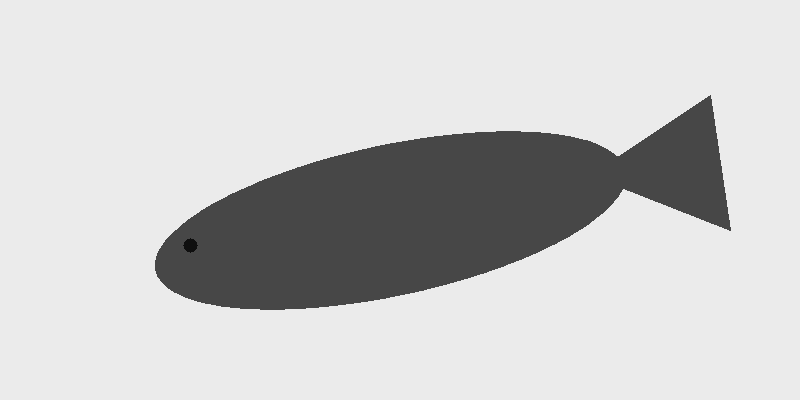
#> input picture results/demo.png/debug/02_contrast.png, 800 x 400 px
$ python -i main.py   (imports and definitions only)
#> lines starting #> are read from the running program, lines starting #| are printed output that depends on the picture; after the words box and inside, x2 and y2 are one past the last pixel; in counts of white or black regions, pixels touching at a corner belong together
#> further down, picture is the input picture: shape (400, 800); min 15, max 235, mean 201.4
"""Đo kích thước hình chiếu của một con cá trên ảnh tĩnh."""

import argparse
import csv
import math
import sys
from pathlib import Path

import cv2
import numpy as np


# [43 lines left out: functions configure_console, load_image, save_image, preprocess, not called in this run]


def segment_fish(gray, foreground="auto", morph_size=3, auto_filter_ruler=False, method="multi_otsu"):
    """Tách sáng/tối bằng Otsu đa cấp (multi_otsu) hoặc Otsu cổ điển (otsu)."""
#> called with foreground = 'auto', morph_size = 3, auto_filter_ruler = False, method = 'multi_otsu'
    th_std, mask = cv2.threshold(gray, 0, 255, cv2.THRESH_BINARY + cv2.THRESH_OTSU)
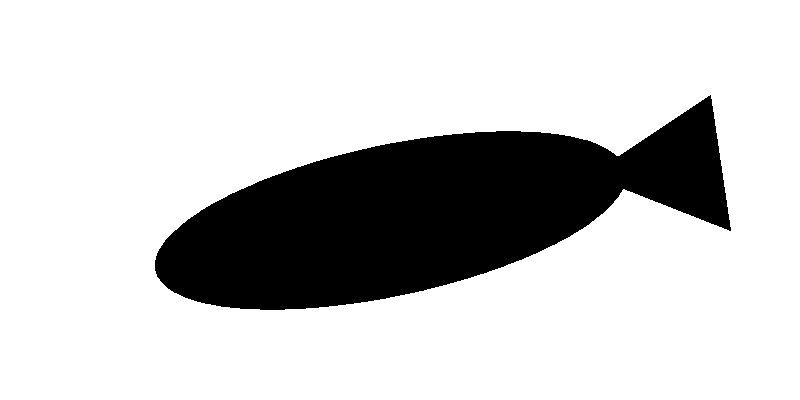
#> mask: shape (400, 800); 79.5% white; 1 black region, box (x1, y1, x2, y2) and area: (155, 95, 731, 310) 65456
#> th_std = 71
    border = np.concatenate((mask[0], mask[-1], mask[:, 0], mask[:, -1]))
#> border = 2400 values from 255 to 255
    h, w = gray.shape
#> h = 400; w = 800
    center = gray[h // 4 : 3 * h // 4, w // 4 : 3 * w // 4]
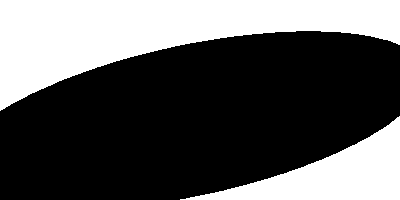
#> center: shape (200, 400); values 71 (black) and 235 (white), 35.3% white; 2 white regions, box (x1, y1, x2, y2) and area: (0, 0, 400, 111) 20992, (180, 116, 400, 200) 7238
    is_dark = foreground == "dark" or (
        foreground == "auto" and (np.mean(border) > 70 or center.mean() < gray.mean())
    )
#> is_dark = True
    if is_dark:
        mask = cv2.bitwise_not(mask)

    stages = {"04_otsu_single": mask.copy()}

    # Nếu dùng Multi-level Otsu: quét tiếp lớp tối nhất để loại trừ bóng đổ / mặt khay
    if is_dark and method == "multi_otsu":
        sub = gray[gray < th_std]
#> sub = 149 values from 15 to 15
        if len(sub) > 100:
            th_sub, _ = cv2.threshold(sub, 0, 255, cv2.THRESH_BINARY + cv2.THRESH_OTSU)
#> th_sub = 0
            if mask.mean() / 255.0 > 0.35 and th_sub > 30:
                mask = (gray < th_sub).astype(np.uint8) * 255
                stages["04b_multi_otsu"] = mask.copy()

    raw = mask.copy()
    if morph_size > 1:
        kernel = cv2.getStructuringElement(cv2.MORPH_ELLIPSE, (morph_size, morph_size))
        mask = cv2.morphologyEx(mask, cv2.MORPH_OPEN, kernel)
#> mask: shape (400, 800); 20.5% white; 1 white region, box (x1, y1, x2, y2) and area: (155, 96, 731, 310) 65453
        mask = cv2.morphologyEx(mask, cv2.MORPH_CLOSE, kernel)
    stages["05_morphology"] = mask.copy()

    if auto_filter_ruler:
        k_disc = cv2.getStructuringElement(cv2.MORPH_ELLIPSE, (7, 7))
        opened = cv2.morphologyEx(mask, cv2.MORPH_OPEN, k_disc)
        num_labels, labels, stats, centroids = cv2.connectedComponentsWithStats(opened)
        if num_labels > 1:
            best_label = 1
            best_score = -1
            for i in range(1, num_labels):
                area = stats[i, cv2.CC_STAT_AREA]
                comp_w = stats[i, cv2.CC_STAT_WIDTH]
                comp_h = stats[i, cv2.CC_STAT_HEIGHT]
                cx, cy = centroids[i]
                aspect = comp_w / max(comp_h, 1)
                if aspect > 5.0 and comp_h < 50:
                    continue
                dist_y = abs(cy - h / 2.0) / (h / 2.0)
                dist_x = abs(cx - w / 2.0) / (w / 2.0)
                score = area * (1.0 - 0.4 * dist_y) * (1.0 - 0.2 * dist_x)
                if score > best_score:
                    best_score = score
                    best_label = i

            if best_score > 0:
                seed = (labels == best_label).astype(np.uint8) * 255
                k_rec = cv2.getStructuringElement(cv2.MORPH_ELLIPSE, (9, 9))
                seed_dilated = cv2.dilate(seed, k_rec)
                mask = cv2.bitwise_and(mask, seed_dilated)
                k_close = cv2.getStructuringElement(cv2.MORPH_ELLIPSE, (11, 11))
                mask = cv2.morphologyEx(mask, cv2.MORPH_CLOSE, k_close)
                stages["06_auto_ruler_filter"] = mask.copy()

    return mask, stages


# [201 lines left out: functions find_fish_contour, calibrate_scale, measure_fish, draw_result, select_reference, process_image and 1 more, not called in this run]


# [2 lines not run here, left out]

>>> import cv2
>>> picture = cv2.imread('../results/demo.png/debug/02_contrast.png', cv2.IMREAD_GRAYSCALE)
>>> result = segment_fish(picture)
